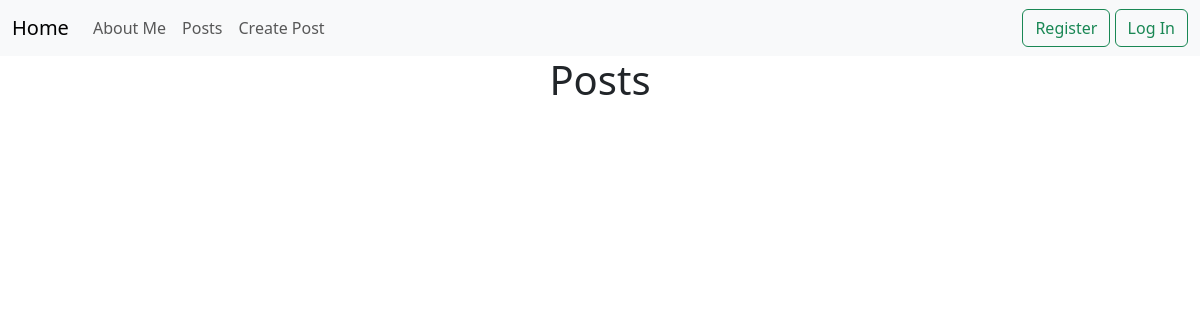
The app's page /posts/, older data.
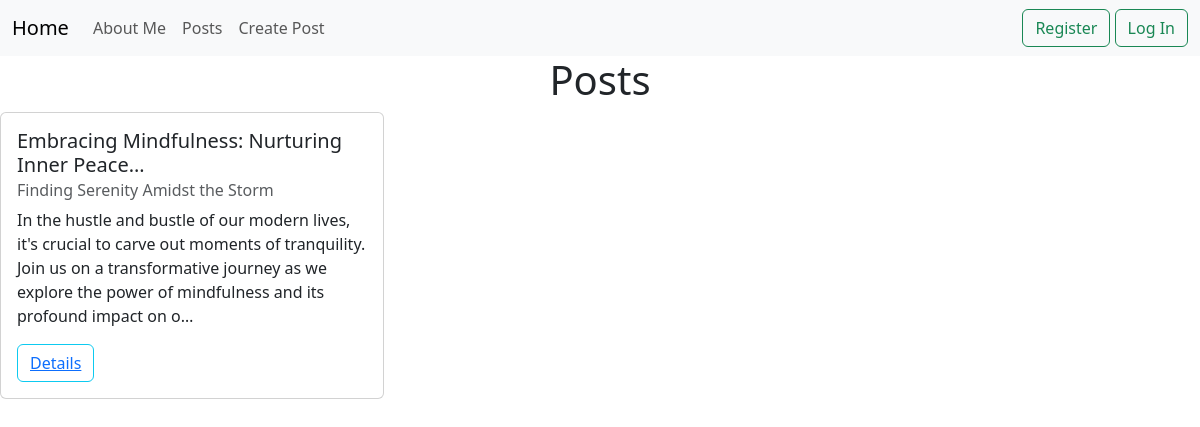
The same page, newer data.
### posts/models.py (models this page shows, shortened)
class Post(models.Model):
    title = models.CharField(max_length=128)
    subtitle = models.CharField(max_length=256)
    body = models.TextField()
    author = models.ForeignKey(
        get_user_model(),
        on_delete=models.CASCADE
    )
    created_on = models.DateTimeField(auto_now_add=True)
    status = models.ForeignKey(
        Status,
        on_delete=models.CASCADE,
        blank=True, null=True
    )

### posts/views.py (the view)
# urls.py: path("", views.PostListView.as_view(), name="list"),
class PostListView(ListView):
    template_name = "posts/list.html"
    model = Post
    def get_context_data(self, **kwargs):
        context = super().get_context_data(**kwargs)
        published_status = Status.objects.get(name="published")
        context["post_list"] = Post.objects.filter(
            status=published_status
        ).order_by("created_on").reverse()
        return context

### templates/posts/list.html (shortened to what this page needs)
{% extends 'base.html' %}
{% block content %}
    <div class="d-flex justify-content-center">
        <h1>Posts</h1>
    </div>
    <div class="row row-cols-1 row-cols-md-3 g-4">
        {% for post in post_list %}
        <div class="col">
            <div class="card">
                <div class="card-body">
                    <h5 class="card-title">{{ post.title|truncatechars:45 }}</h5>
                    <h6 class="card-subtitle mb-2 text-muted">{{ post.subtitle }}</h6>
                    <p class="card-text">{{ post.body|truncatechars:200}}</p>
                    <button type="button" class="btn btn-outline-info">
                        <a href="{% url 'detail' post.id %}" class="card-link">Details</a>
                    </button>
                </div>
            </div>
        </div>
    {% endfor %}
    </div>
{% endblock content %}

### templates/base.html (shortened to what this page needs)
{% load static %}
<!DOCTYPE html>
<html lang="en">
<head>
    <link
        href="https://cdn.jsdelivr.net/npm/bootstrap@5.3.0-alpha3/dist/css/bootstrap.min.css"
        rel="stylesheet"
>
    <link
        rel="stylesheet"
        href="https://cdn.jsdelivr.net/npm/bootstrap-icons@1.10.5/font/bootstrap-icons.css">
</head>
<body>
    <nav class="navbar navbar-expand-lg navbar-light bg-light">
        <div class="container-fluid">
            <a class="navbar-brand" href="{% url 'home' %}">Home</a>
            <div class="collapse navbar-collapse" id="navbarNavAltMarkup">
                <div class="navbar-nav">
                    <a class="nav-item nav-link" href="{% url 'about' %}">About Me</a>
                    <a class="nav-item nav-link" href="{% url 'list' %}">Posts</a>
                    <a class="nav-item nav-link" href="{% url 'new' %}">Create Post</a>
                </div>
            </div>
            <div class="justify-content-end">
                {% if user.is_authenticated %}
                    <button class="btn btn-outline-warning my-2 my-sm-0" type="button">
                        <a class="nav-item nav-link" href="{% url 'drafts' %}">
                            Drafts
                        </a>
                    </button>
                    <button class="btn btn-outline-danger my-2 my-sm-0" type="button">
                        <a class="nav-item nav-link" href="{% url 'password_change' %}">
                            Change Password
                        </a>
                    </button>
                    <button class="btn btn-outline-danger my-2 my-sm-0" type="button">
                        <a class="nav-item nav-link" href="{% url 'logout' %}">
                            Log Out
                        </a>
                    </button>
                {% else %}
                    <button class="btn btn-outline-success my-2 my-sm-0" type="button">
                        <a class="nav-item nav-link" href="{% url 'signup' %}">Register</a>
                    </button>
                    <button class="btn btn-outline-success my-2 my-sm-0" type="button">
                        <a class="nav-item nav-link" href="{% url 'login' %}">Log In</a>
                    </button>
                {% endif %}
            </div>
        </div>
    </nav>
    {% block content %}{% endblock content %}
</body>
</html>

Row changes from the older to the newer data that the page shows:
added Post: title "Embracing Mindfulness: Nurturing Inner Peace…", subtitle "Finding Serenity Amidst the Storm", body "In the hustle and bustle of our modern lives, it's crucial to carve out moments of tranquility. Join us on a transformative journey as we explore the power of mindfulness and its profound impact on o…"
